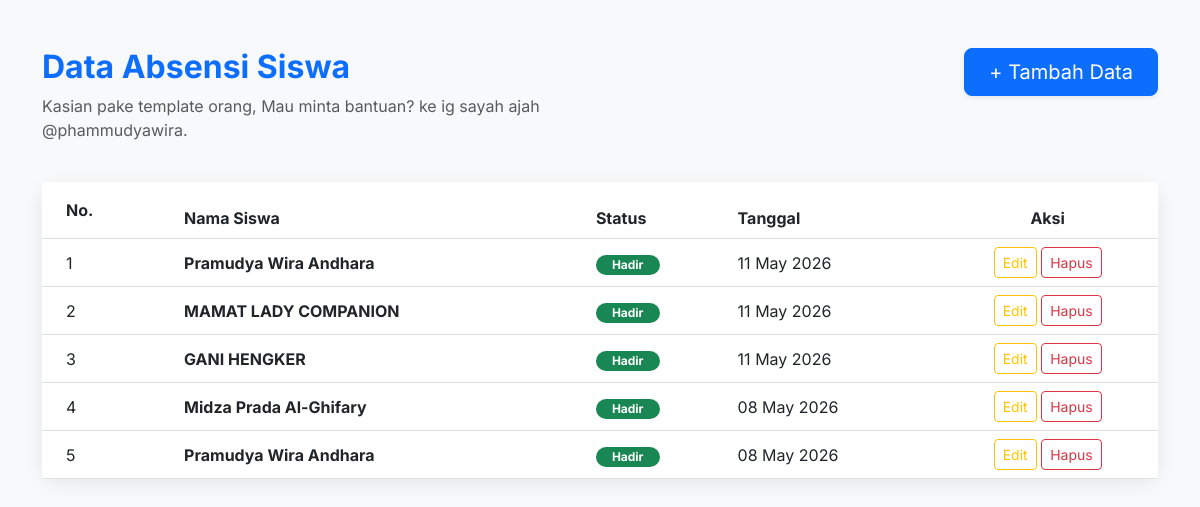
The page / on the database its author committed.
### tables this page shows
CREATE TABLE `tabelsayah` (
  `id` int NOT NULL,
  `nama_siswa` varchar(100) DEFAULT NULL,
  `keterangan` varchar(50) DEFAULT NULL,
  `tanggal` date DEFAULT NULL
);

### index.php (the view, shortened to what this page needs)
<?php
require_once 'config/koneksi.php';
$query = "SELECT * FROM tabelsayah ORDER BY id DESC";
$result = $conn->query($query);
?>
<!DOCTYPE html>
<html lang="id">
<head>
    <link href="https://cdn.jsdelivr.net/npm/bootstrap@5.3.0/dist/css/bootstrap.min.css" rel="stylesheet">
</head>
<body>
<div class="container py-5">
    <div class="row mb-4">
        <div class="col">
            <h2 class="fw-bold text-primary">Data Absensi Siswa</h2>
            <p class="text-muted">Kasian pake template orang, Mau minta bantuan? ke ig sayah ajah @phammudyawira.</p>
        </div>
        <div class="col text-end">
            <a href="tambah.php" class="btn btn-primary btn-lg px-4 shadow-sm">+ Tambah Data</a>
        </div>
    </div>
    <div class="card">
        <div class="card-body p-0">
            <div class="table-responsive">
                <table class="table table-hover mb-0">
                    <thead>
                        <tr>
                            <th class="px-4 py-3">No.</th>
                            <th>Nama Siswa</th>
                            <th>Status</th>
                            <th>Tanggal</th>
                            <th class="text-center">Aksi</th>
                        </tr>
                    </thead>
                    <tbody>
                        <?php
                        $no = 1;
                        while ($row = $result->fetch_assoc()) :
                            $status_class = 'badge-hadir';
                        ?>
                        <tr class="align-middle">
                            <td class="px-4"><?= $no++; ?></td>
                            <td class="fw-bold"><?= htmlspecialchars($row['nama_siswa']); ?></td>
                            <td>
                                <span class="badge <?= $status_class; ?> rounded-pill px-3">
                                    <?= $row['keterangan']; ?>
                                </span>
                            </td>
                            <td><?= date('d M Y', strtotime($row['tanggal'])); ?></td>
                            <td class="text-center">
                                <a href="edit.php?id=<?= $row['id']; ?>" class="btn btn-sm btn-outline-warning">Edit</a>
                                <a href="hapus.php?id=<?= $row['id']; ?>"
                                   class="btn btn-sm btn-outline-danger"
                                   onclick="return confirm('Yakin ingin hapus?')">Hapus</a>
                            </td>
                        </tr>
                        <?php endwhile; ?>
                    </tbody>
                </table>
            </div>
        </div>
    </div>
</div>
</body>
</html>

### index.php (style rules this page uses)
body { font-family: 'Inter', sans-serif; background-color: #f8f9fa; }
.card { border: none; border-radius: 15px; box-shadow: 0 4px 20px rgba(0,0,0,0.08); }
.table thead { background-color: #0d6efd; color: white; }
.badge-hadir { background-color: #198754; }

### rows shown on the page
tabelsayah: nama_siswa "Pramudya Wira Andhara", keterangan "Hadir", tanggal "11 May 2026"
tabelsayah: nama_siswa "MAMAT LADY COMPANION", keterangan "Hadir", tanggal "11 May 2026"
tabelsayah: nama_siswa "GANI HENGKER", keterangan "Hadir", tanggal "11 May 2026"
tabelsayah: nama_siswa "Midza Prada Al-Ghifary", keterangan "Hadir", tanggal "08 May 2026"
tabelsayah: nama_siswa "Pramudya Wira Andhara", keterangan "Hadir", tanggal "08 May 2026"
